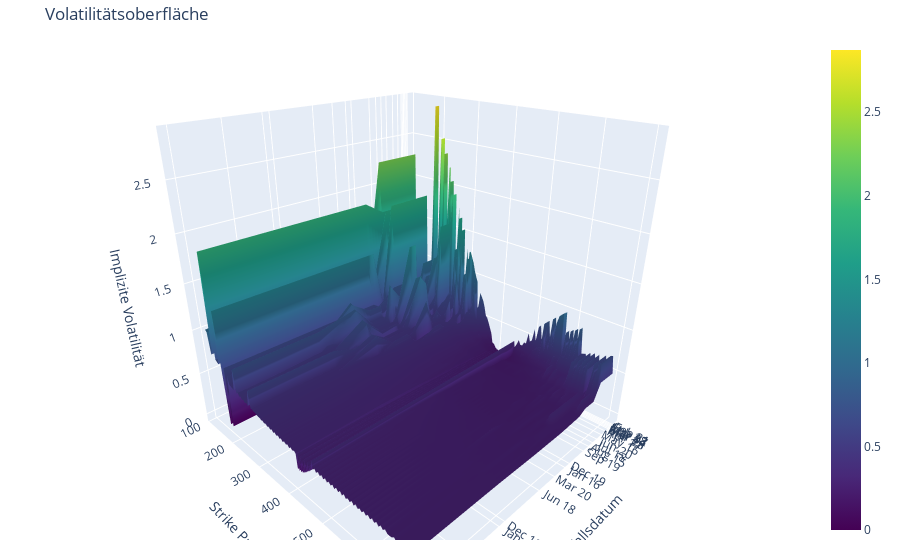

The cell this chart's notebook holds for it:
### Code cell
import yfinance as yf
import pandas as pd
'''
first we make Option(Expiry, strike, ID, name, security, right)
then we get a values(underlying, lastPrice, bid, ask, bidsize, asksize, volume, delta, theta, vega, rho, epsilon, lambda, iv, ID)
'''
import plotly.graph_objects as go
import pandas as pd
import datetime  # Für Datumsmanipulation



# Tickersymbol definieren (Beispiel: Apple)
ticker_symbol = 'MSFT'

# Ticker-Objekt erstellen
ticker = yf.Ticker(ticker_symbol)

# Verfügbare Ablaufdaten abrufen
expirations = ticker.options
print(f"Verfügbare Ablaufdaten: {expirations}")


expirations_date = []
strike_prices = []  # Renamed for clarity

# Ablaufdatum wählen und Daten sammeln
for dd in expirations:
    options_chain = ticker.option_chain(dd)
    
    expirations_date.append(dd)
    strike_prices.append(list(options_chain.calls['strike'].unique()))  # Get unique strike prices for each date
    
# Calls und Puts des letzten abgerufenen Datums
calls = options_chain.calls
puts = options_chain.puts



# Datenstrukturen für die Oberfläche
all_calls = []
all_puts = []
expirations_date = []

# Daten für alle Verfallsdaten sammeln
for expiry in expirations:
    options_chain = ticker.option_chain(expiry)
    
    # Füge Verfallsdatum als Spalte hinzu
    calls = options_chain.calls.copy()
    puts = options_chain.puts.copy()
    calls['expiry'] = expiry
    puts['expiry'] = expiry
    
    all_calls.append(calls)
    all_puts.append(puts)
    expirations_date.append(expiry)

# Kombiniere alle Daten in einen DataFrame
calls_surface = pd.concat(all_calls, ignore_index=True)
puts_surface = pd.concat(all_puts, ignore_index=True)

# Erstelle Pivot-Tabelle für die Volatilitätsoberfläche
# Für Calls
volatility_surface_calls = calls_surface.pivot_table(
    values='impliedVolatility',
    index='expiry',
    columns='strike',
    aggfunc='mean'
)
volatility_surface_calls = volatility_surface_calls.fillna(method='ffill').fillna(method='bfill')


# Für Puts
volatility_surface_puts = puts_surface.pivot_table(
    values='impliedVolatility',
    index='expiry',
    columns='strike',
    aggfunc='mean'
)


# Achsenwerte
expiration_dates_str = volatility_surface_calls.index.to_list()
strike_prices = volatility_surface_calls.columns.to_list()
volatility_values = volatility_surface_calls.values
# *** Verbesserungen für Ausrichtung und Darstellung ***

# X-Achse: Strike Preise (wie in der ersten Grafik)
x_axis_values = strike_prices
x_axis_title = 'Strike Preis'

# Y-Achse: Verfallsdaten (wie in der ersten Grafik, von "vorne" nach "hinten")
y_axis_values = expiration_dates_str
y_axis_title = 'Verfallsdatum'

# Z-Achse: Implizite Volatilität (Höhe)
z_axis_values = volatility_values
z_axis_title = 'Implizite Volatilität'


# 3. Plotly Surface Plot erstellen (angepasst)
fig = go.Figure(data=[go.Surface(z=z_axis_values,
                                    x=x_axis_values,  # Strike Preise auf X-Achse
                                    y=y_axis_values,  # Verfallsdaten auf Y-Achse
                                    colorscale='Viridis')])

# 4. Layout anpassen (verbessert für Ähnlichkeit zur ersten Grafik)
fig.update_layout(
    title='Volatilitätsoberfläche',
    scene=dict(
        xaxis_title=x_axis_title,
        yaxis_title=y_axis_title,
        zaxis_title=z_axis_title,
        xaxis=dict(tickformat=".0f"), # Keine Dezimalstellen bei Strike-Preisen
        yaxis=dict(
            tickvals=y_axis_values, # Explizite Tick-Werte für Verfallsdaten
            ticktext=[datetime.datetime.strptime(d, '%Y-%m-%d').strftime('%b %d') for d in y_axis_values], # Formatierte Monats- und Tagesanzeige
            autorange='reversed' # Verfallsdaten von vorne nach hinten (früheste zuerst)
        ),
        camera=dict(                                 # Kameraperspektive anpassen
            eye=dict(x=1.2, y=-1.2, z=0.8)         # Position der Kamera (x, y, z Koordinaten)
        )
    ),
    margin=dict(l=20, r=20, b=20, t=40)
)

fig.show()

### Figure 1 — Plotly figure (JSON) as saved in the notebook; plotly's stock layout.template omitted (floating-point values rounded to 4 significant figures; data arrays with more than 128 entries replaced by an {"elided": "..."} marker saying what was removed)
{"data": [{"colorscale": [[0, "#440154"], [0.1111, "#482878"], [0.2222, "#3e4989"], [0.3333, "#31688e"], [0.4444, "#26828e"], [0.5556, "#1f9e89"], [0.6667, "#35b779"], [0.7778, "#6ece58"], [0.8889, "#b5de2b"], [1, "#fde725"]], "type": "surface", "x": [115, 120, 125, 130, 135, 140, 145, 150, 155, 160, 165, 170, 175, 180, 185, 190, 195, 200, 205, 210, 215, 220, 225, 230, 235, 240, 245, 250, 255, 260, 265, 270, 275, 280, 285, 290, 295, 300, 305, 310, 315, 320, 325, 330, 335, 340, 345, 350, 355, 360, 365, 370, 375, 380, 385, 390, 395, 400, 405, 407.5, 410, 412.5, 415, 417.5, 420, 422.5, 425, 427.5, 430, 432.5, 435, 437.5, 440, 442.5, 445, 447.5, 450, 452.5, 455, 460, 465, 470, 475, 480, 485, 490, 495, 500, 505, 510, 515, 520, 525, 530, 535, 540, 545, 550, 555, 560, 565, 570, 575, 580, 585, 590, 595, 600, 605, 610, 615, 620, 625, 630, 635, 640, 645, 650, 655, 660, 665, 670, 675, 680, 685, 690, 695, 700], "y": ["2025-02-21", "2025-02-28", "2025-03-07", "2025-03-14", "2025-03-21", "2025-03-28", "2025-04-17", "2025-05-16", "2025-06-20", "2025-07-18", "2025-08-15", "2025-09-19", "2025-12-19", "2026-01-16", "2026-03-20", "2026-06-18", "2026-12-18", "2027-01-15", "2027-06-17", "2027-12-17"], "z": {"elided": "20x128 float values"}}], "layout": {"margin": {"b": 20, "l": 20, "r": 20, "t": 40}, "scene": {"camera": {"eye": {"x": 1.2, "y": -1.2, "z": 0.8}}, "xaxis": {"tickformat": ".0f", "title": {"text": "Strike Preis"}}, "yaxis": {"autorange": "reversed", "ticktext": ["Feb 21", "Feb 28", "Mar 07", "Mar 14", "Mar 21", "Mar 28", "Apr 17", "May 16", "Jun 20", "Jul 18", "Aug 15", "Sep 19", "Dec 19", "Jan 16", "Mar 20", "Jun 18", "Dec 18", "Jan 15", "Jun 17", "Dec 17"], "tickvals": ["2025-02-21", "2025-02-28", "2025-03-07", "2025-03-14", "2025-03-21", "2025-03-28", "2025-04-17", "2025-05-16", "2025-06-20", "2025-07-18", "2025-08-15", "2025-09-19", "2025-12-19", "2026-01-16", "2026-03-20", "2026-06-18", "2026-12-18", "2027-01-15", "2027-06-17", "2027-12-17"], "title": {"text": "Verfallsdatum"}}, "zaxis": {"title": {"text": "Implizite Volatilität"}}}, "title": {"text": "Volatilitätsoberfläche"}}}
